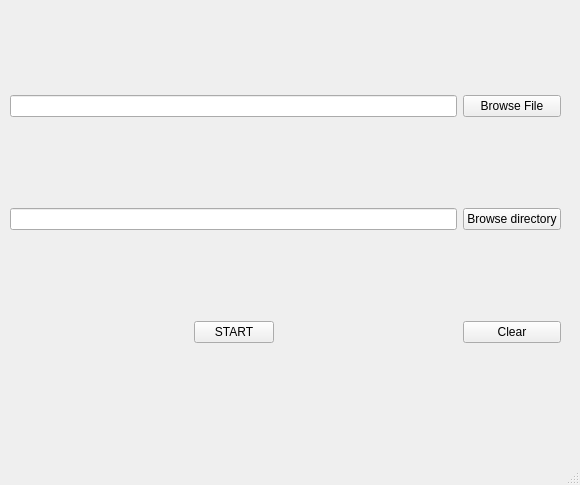
<?xml version="1.0" encoding="UTF-8"?>
<ui version="4.0">
 <class>MainWindow</class>
 <widget class="QMainWindow" name="MainWindow">
  <property name="enabled">
   <bool>true</bool>
  </property>
  <property name="geometry">
   <rect>
    <x>0</x>
    <y>0</y>
    <width>580</width>
    <height>485</height>
   </rect>
  </property>
  <property name="minimumSize">
   <size>
    <width>580</width>
    <height>485</height>
   </size>
  </property>
  <property name="maximumSize">
   <size>
    <width>580</width>
    <height>485</height>
   </size>
  </property>
  <property name="windowTitle">
   <string>MainWindow</string>
  </property>
  <widget class="QWidget" name="centralwidget">
   <widget class="QWidget" name="gridLayoutWidget">
    <property name="geometry">
     <rect>
      <x>10</x>
      <y>10</y>
      <width>551</width>
      <height>421</height>
     </rect>
    </property>
    <layout class="QGridLayout" name="gridLayout">
     <item row="1" column="1">
      <widget class="QLineEdit" name="lineEdit"/>
     </item>
     <item row="2" column="2">
      <widget class="QPushButton" name="pushButton_2">
       <property name="text">
        <string>Browse directory</string>
       </property>
      </widget>
     </item>
     <item row="1" column="2">
      <widget class="QPushButton" name="pushButton">
       <property name="text">
        <string>Browse File</string>
       </property>
      </widget>
     </item>
     <item row="2" column="1">
      <widget class="QLineEdit" name="lineEdit_2"/>
     </item>
     <item row="3" column="1">
      <layout class="QHBoxLayout" name="horizontalLayout">
       <item>
        <spacer name="horizontalSpacer">
         <property name="orientation">
          <enum>Qt::Horizontal</enum>
         </property>
         <property name="sizeHint" stdset="0">
          <size>
           <width>40</width>
           <height>20</height>
          </size>
         </property>
        </spacer>
       </item>
       <item>
        <widget class="QPushButton" name="pushButton_3">
         <property name="text">
          <string>START</string>
         </property>
        </widget>
       </item>
       <item>
        <spacer name="horizontalSpacer_2">
         <property name="orientation">
          <enum>Qt::Horizontal</enum>
         </property>
         <property name="sizeHint" stdset="0">
          <size>
           <width>40</width>
           <height>20</height>
          </size>
         </property>
        </spacer>
       </item>
      </layout>
     </item>
     <item row="3" column="2">
      <widget class="QPushButton" name="pushButton_4">
       <property name="text">
        <string>Clear</string>
       </property>
      </widget>
     </item>
    </layout>
   </widget>
  </widget>
  <widget class="QMenuBar" name="menubar">
   <property name="geometry">
    <rect>
     <x>0</x>
     <y>0</y>
     <width>580</width>
     <height>22</height>
    </rect>
   </property>
  </widget>
  <widget class="QStatusBar" name="statusbar"/>
 </widget>
 <resources/>
 <connections/>
</ui>
